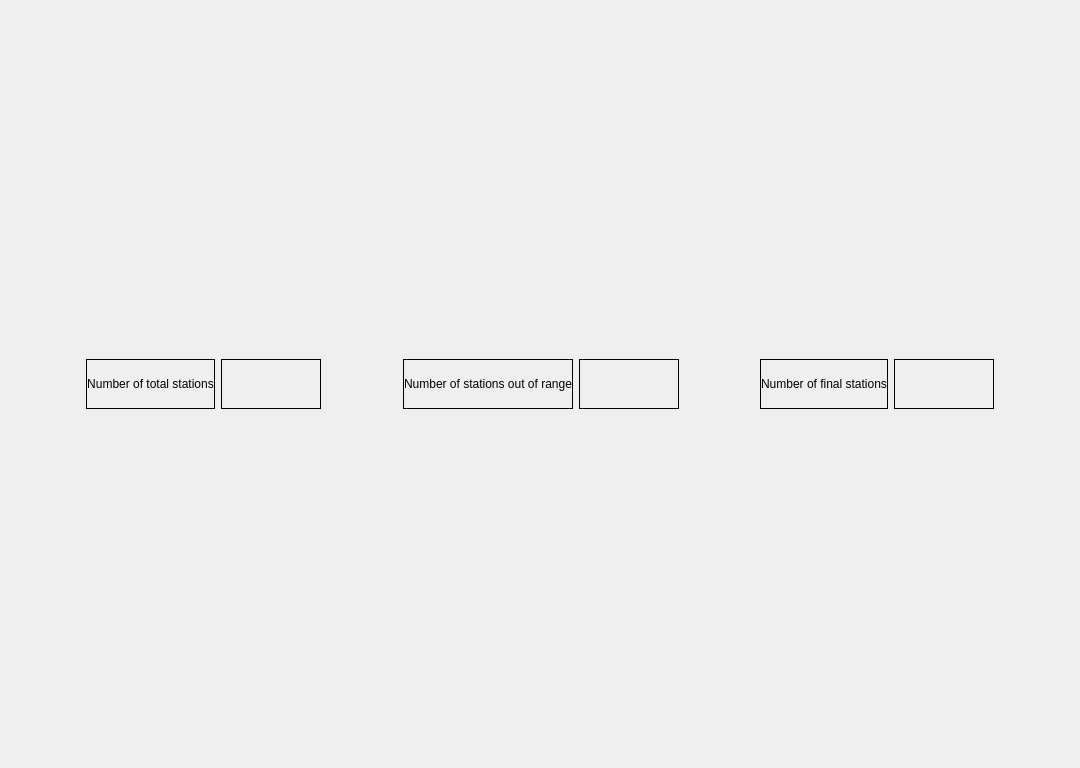
<?xml version="1.0" encoding="UTF-8"?>
<ui version="4.0">
 <class>FilterSta</class>
 <widget class="QDialog" name="FilterSta">
  <property name="geometry">
   <rect>
    <x>0</x>
    <y>0</y>
    <width>1080</width>
    <height>768</height>
   </rect>
  </property>
  <property name="windowTitle">
   <string>Station filtering result (jo and Baag (2001))</string>
  </property>
  <layout class="QVBoxLayout" name="verticalLayout_2">
   <item>
    <layout class="QHBoxLayout" name="horizontalLayout">
     <item>
      <spacer name="horizontalSpacer_3">
       <property name="orientation">
        <enum>Qt::Horizontal</enum>
       </property>
       <property name="sizeHint" stdset="0">
        <size>
         <width>40</width>
         <height>20</height>
        </size>
       </property>
      </spacer>
     </item>
     <item>
      <widget class="QLabel" name="label">
       <property name="sizePolicy">
        <sizepolicy hsizetype="Fixed" vsizetype="Fixed">
         <horstretch>0</horstretch>
         <verstretch>0</verstretch>
        </sizepolicy>
       </property>
       <property name="minimumSize">
        <size>
         <width>0</width>
         <height>50</height>
        </size>
       </property>
       <property name="frameShape">
        <enum>QFrame::Box</enum>
       </property>
       <property name="text">
        <string>Number of total stations</string>
       </property>
       <property name="alignment">
        <set>Qt::AlignCenter</set>
       </property>
      </widget>
     </item>
     <item>
      <widget class="QLabel" name="nTotalLB">
       <property name="sizePolicy">
        <sizepolicy hsizetype="Fixed" vsizetype="Fixed">
         <horstretch>0</horstretch>
         <verstretch>0</verstretch>
        </sizepolicy>
       </property>
       <property name="minimumSize">
        <size>
         <width>100</width>
         <height>50</height>
        </size>
       </property>
       <property name="frameShape">
        <enum>QFrame::Box</enum>
       </property>
       <property name="text">
        <string/>
       </property>
       <property name="alignment">
        <set>Qt::AlignCenter</set>
       </property>
      </widget>
     </item>
     <item>
      <spacer name="horizontalSpacer">
       <property name="orientation">
        <enum>Qt::Horizontal</enum>
       </property>
       <property name="sizeHint" stdset="0">
        <size>
         <width>40</width>
         <height>20</height>
        </size>
       </property>
      </spacer>
     </item>
     <item>
      <widget class="QLabel" name="label_3">
       <property name="sizePolicy">
        <sizepolicy hsizetype="Fixed" vsizetype="Fixed">
         <horstretch>0</horstretch>
         <verstretch>0</verstretch>
        </sizepolicy>
       </property>
       <property name="minimumSize">
        <size>
         <width>0</width>
         <height>50</height>
        </size>
       </property>
       <property name="frameShape">
        <enum>QFrame::Box</enum>
       </property>
       <property name="text">
        <string>Number of stations out of range</string>
       </property>
       <property name="alignment">
        <set>Qt::AlignCenter</set>
       </property>
      </widget>
     </item>
     <item>
      <widget class="QLabel" name="nErrorLB">
       <property name="sizePolicy">
        <sizepolicy hsizetype="Fixed" vsizetype="Fixed">
         <horstretch>0</horstretch>
         <verstretch>0</verstretch>
        </sizepolicy>
       </property>
       <property name="minimumSize">
        <size>
         <width>100</width>
         <height>50</height>
        </size>
       </property>
       <property name="frameShape">
        <enum>QFrame::Box</enum>
       </property>
       <property name="text">
        <string/>
       </property>
       <property name="alignment">
        <set>Qt::AlignCenter</set>
       </property>
      </widget>
     </item>
     <item>
      <spacer name="horizontalSpacer_2">
       <property name="orientation">
        <enum>Qt::Horizontal</enum>
       </property>
       <property name="sizeHint" stdset="0">
        <size>
         <width>40</width>
         <height>20</height>
        </size>
       </property>
      </spacer>
     </item>
     <item>
      <widget class="QLabel" name="label_5">
       <property name="sizePolicy">
        <sizepolicy hsizetype="Fixed" vsizetype="Fixed">
         <horstretch>0</horstretch>
         <verstretch>0</verstretch>
        </sizepolicy>
       </property>
       <property name="minimumSize">
        <size>
         <width>0</width>
         <height>50</height>
        </size>
       </property>
       <property name="frameShape">
        <enum>QFrame::Box</enum>
       </property>
       <property name="text">
        <string>Number of final stations</string>
       </property>
       <property name="alignment">
        <set>Qt::AlignCenter</set>
       </property>
      </widget>
     </item>
     <item>
      <widget class="QLabel" name="nUsedLB">
       <property name="sizePolicy">
        <sizepolicy hsizetype="Fixed" vsizetype="Fixed">
         <horstretch>0</horstretch>
         <verstretch>0</verstretch>
        </sizepolicy>
       </property>
       <property name="minimumSize">
        <size>
         <width>100</width>
         <height>50</height>
        </size>
       </property>
       <property name="frameShape">
        <enum>QFrame::Box</enum>
       </property>
       <property name="text">
        <string/>
       </property>
       <property name="alignment">
        <set>Qt::AlignCenter</set>
       </property>
      </widget>
     </item>
     <item>
      <spacer name="horizontalSpacer_4">
       <property name="orientation">
        <enum>Qt::Horizontal</enum>
       </property>
       <property name="sizeHint" stdset="0">
        <size>
         <width>40</width>
         <height>20</height>
        </size>
       </property>
      </spacer>
     </item>
    </layout>
   </item>
   <item>
    <layout class="QVBoxLayout" name="gpLO"/>
   </item>
  </layout>
 </widget>
 <resources/>
 <connections/>
</ui>
